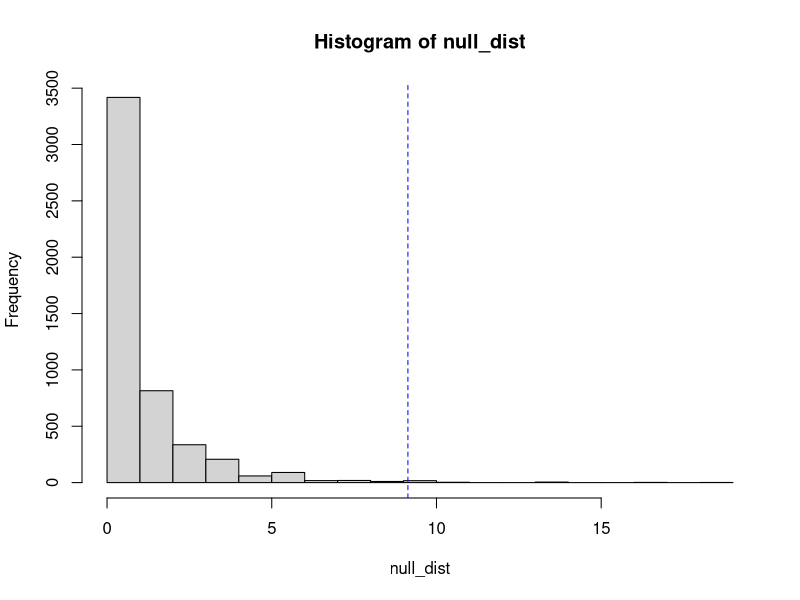

Write the R code that produced this figure.
#Create data frame of the type needed for permutation test

bully_data <- matrix(c(rep(c("S", "B"), 42),
         rep(c("S", "N"), 50),
         rep(c("N", "B"), 30), 
         rep(c("N", "N"), 87)), ncol = 2, byrow = TRUE)
bully_data <- as.data.frame(bully_data)

str(bully_data)
names(bully_data) <- c("Height", "Bullied")
table(bully_data) #This is in a different order than we had it in our table!

bully_data$Height <- factor(bully_data$Height, levels = c("S", "N"))
table(bully_data)  #Now it is in the correct order. Just so I don't get confused again!!
tabled_data <- table(bully_data) 

rows <- apply(X = tabled_data, MARGIN = 1, sum)
cols <- apply(tabled_data, 2, sum)
expected_table <- rows %*% t(cols)/sum(tabled_data)  #This is an automated way to compute the expected contingency table!


test_stat <- sum((tabled_data - expected_table)^2/expected_table)

#' Now we want to permute the second column a bunch of times, while repeating the computation above
#' for the permuted data frame. First, we do a permutation and repeat the above computation, then we'll
#' put it inside replicate. 

bully_data$Bullied <- sample(bully_data$Bullied)
tabled_data <- table(bully_data) 
sum((tabled_data - expected_table)^2/expected_table)

#' That was pretty easy. Note that when we repeat, we take a random permutation of a permutation, which
#' is just the same (probabilistically) as taking a random permutation.

null_dist <- replicate(5000, {
  bully_data$Bullied <- sample(bully_data$Bullied)
  tabled_data <- table(bully_data) 
  sum((tabled_data - expected_table)^2/expected_table)
})

#' Let's look at a histogram.

hist(null_dist)
abline(v = test_stat, col = "blue", lty = 2)

#' This is pretty strong evidence against the null hypotesis! Let's check out the $p$-value.

mean(null_dist >= test_stat)

#' If we are being really careful here, then we need to add 1 to the upstairs and downstairs
#' of the previous computation. That doesn't change much, but it does keep the $p$-value from being
#' (estimated at) exactly zero, which would be impossible.

(sum(null_dist >= test_stat) + 1)/(5001)

#' This really doesn't change much.